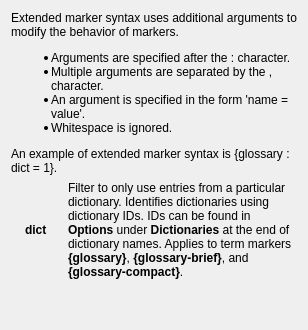
         <widget class="QWidget" name="tabExtendedSyntax">
          <attribute name="title">
           <string>Extended Syntax</string>
          </attribute>
          <layout class="QVBoxLayout" name="layoutExtendedSyntax">
           <item>
            <widget class="QLabel" name="labelExtendedSyntaxEx">
             <property name="text">
              <string>&lt;html&gt;&lt;head/&gt;&lt;body&gt;&lt;p&gt;Extended marker syntax uses additional arguments to modify the behavior of markers.&lt;/p&gt;&lt;ul style=&quot;margin-top: 0px; margin-bottom: 0px; margin-left: 0px; margin-right: 0px; -qt-list-indent: 1;&quot;&gt;&lt;li style=&quot; margin-top:12px; margin-bottom:0px; margin-left:0px; margin-right:0px; -qt-block-indent:0; text-indent:0px;&quot;&gt;Arguments are specified after the : character.&lt;/li&gt;&lt;li style=&quot; margin-top:0px; margin-bottom:0px; margin-left:0px; margin-right:0px; -qt-block-indent:0; text-indent:0px;&quot;&gt;Multiple arguments are separated by the , character.&lt;/li&gt;&lt;li style=&quot; margin-top:0px; margin-bottom:0px; margin-left:0px; margin-right:0px; -qt-block-indent:0; text-indent:0px;&quot;&gt;An argument is specified in the form 'name = value'.&lt;/li&gt;&lt;li style=&quot; margin-top:0px; margin-bottom:12px; margin-left:0px; margin-right:0px; -qt-block-indent:0; text-indent:0px;&quot;&gt;Whitespace is ignored.&lt;/li&gt;&lt;/ul&gt;&lt;p&gt;An example of extended marker syntax is {glossary : dict = 1}.&lt;/p&gt;&lt;/body&gt;&lt;/html&gt;</string>
             </property>
             <property name="wordWrap">
              <bool>true</bool>
             </property>
            </widget>
           </item>
           <item>
            <layout class="QGridLayout" name="layoutExtendedSyntaxList" columnstretch="2,9">
             <item row="0" column="0" alignment="Qt::AlignmentFlag::AlignHCenter">
              <widget class="QLabel" name="labelExtendedDicId">
               <property name="font">
                <font>
                 <bold>true</bold>
                </font>
               </property>
               <property name="text">
                <string>dict</string>
               </property>
               <property name="textInteractionFlags">
                <set>Qt::TextInteractionFlag::TextSelectableByKeyboard|Qt::TextInteractionFlag::TextSelectableByMouse</set>
               </property>
              </widget>
             </item>
             <item row="0" column="1">
              <widget class="QLabel" name="labelExtendedDicIdEx">
               <property name="text">
                <string>&lt;html&gt;&lt;head/&gt;&lt;body&gt;&lt;p&gt;Filter to only use entries from a particular dictionary. Identifies dictionaries using dictionary IDs. IDs can be found in &lt;span style=&quot; font-weight:700;&quot;&gt;Options&lt;/span&gt; under &lt;span style=&quot; font-weight:700;&quot;&gt;Dictionaries&lt;/span&gt; at the end of dictionary names. Applies to term markers &lt;span style=&quot; font-weight:700;&quot;&gt;{glossary}&lt;/span&gt;, &lt;span style=&quot; font-weight:700;&quot;&gt;{glossary-brief}&lt;/span&gt;, and &lt;span style=&quot; font-weight:700;&quot;&gt;{glossary-compact}&lt;/span&gt;.&lt;/p&gt;&lt;/body&gt;&lt;/html&gt;</string>
               </property>
               <property name="wordWrap">
                <bool>true</bool>
               </property>
              </widget>
             </item>
            </layout>
           </item>
           <item>
            <spacer name="spacerExtendedSyntax">
             <property name="orientation">
              <enum>Qt::Orientation::Vertical</enum>
             </property>
             <property name="sizeHint" stdset="0">
              <size>
               <width>20</width>
               <height>40</height>
              </size>
             </property>
            </spacer>
           </item>
          </layout>
         </widget>
